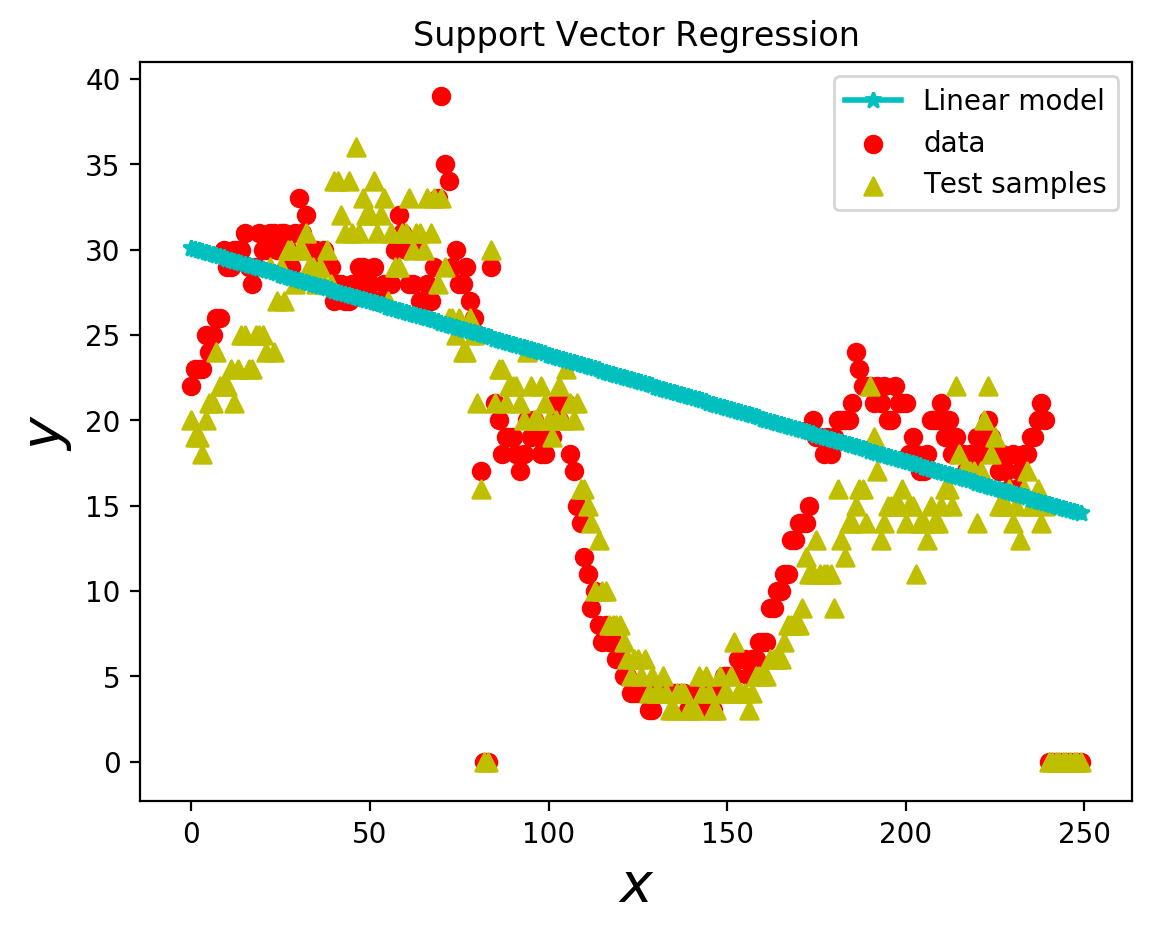

Python code for this plot:
import numpy as np
from sklearn.svm import SVR
import matplotlib.pyplot as plt
from sklearn.metrics import mean_squared_error, r2_score
from sklearn.preprocessing import PolynomialFeatures

# #############################################################################
# Generate sample data
f = open("poissonprocess/data/SanFrancisco/reqs-period288-Train.txt", "r")
X = np.empty([0, 1], dtype=int)

y = np.array([])

for i in range(250):
    my_lines = f.readline().split(" ")
    t = np.array([[int(my_lines[0])]])
    n = np.array([int(my_lines[1])])
    X = np.concatenate((X, t), axis=0)
    y = np.concatenate((y, np.array([int(my_lines[1])])), axis=0)
f.close()

f = open("poissonprocess/data/SanFrancisco/reqs-period288-Test.txt", "r")
X_test = np.empty([0, 1], dtype=int)

y_test = np.empty([0, 1], dtype=int)

for i in range(250):
    my_lines = f.readline().split(" ")
    t = np.array([[int(my_lines[0])]])
    n = np.array([[int(my_lines[1])]])
    X_test = np.concatenate((X_test, t), axis=0)
    y_test = np.concatenate((y_test, n), axis=0)
f.close()
# #############################################################################
# Fit regression model
svr_lin = SVR(kernel='linear', C=1e3)
# svr_poly = SVR(kernel='poly', C=1e3, gamma='auto', degree=3, epsilon=.1, coef0=1)
poly = PolynomialFeatures(degree=4)
X_poly = poly.fit_transform(X)
X_test_poly = poly.fit_transform(X_test)


svr_lin.fit(X_poly, y)
y_lin = svr_lin.predict(X_poly)

diabetes_y_pred_lin = svr_lin.predict(X_test_poly)
# The mean squared error
print("Mean squared error lin: %.2f"
      % mean_squared_error(y_test, diabetes_y_pred_lin))
# Explained variance score: 1 is perfect prediction
print('Variance score lin: %.2f' % r2_score(y_test, diabetes_y_pred_lin))

lw = 2
plt.scatter(X, y, color='r', marker='o', label='data')
plt.scatter(X_test.T, y_test.T, c='y', marker='^', s=40, label='Test samples')

plt.plot(X, y_lin, color='c', marker='*', lw=lw, label='Linear model')

plt.xlabel('data')
plt.ylabel('target')
plt.title('Support Vector Regression')
plt.legend()

fn = 'temp.png'
plt.xlabel('$x$', fontsize=20);
plt.ylabel('$y$', fontsize=20);

plt.savefig(fn, bbox_inches='tight', dpi=200)
plt.show()